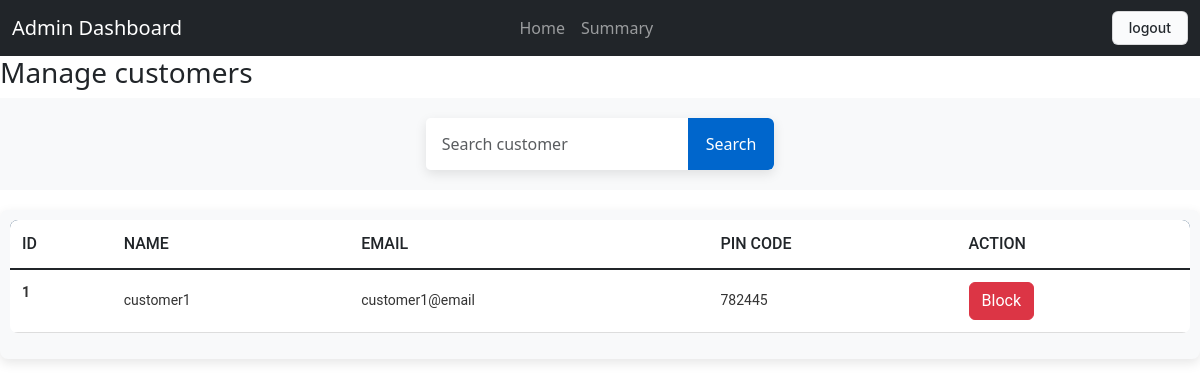
The app's page /all_customers (signed in) with its own data.
### application/models.py (models this page shows)
class Customer(db.Model):
    id=db.Column(db.Integer, primary_key=True)
    user_id = db.Column(db.Integer, db.ForeignKey('user.id'), nullable = False)
    user = db.relationship('User', back_populates='customer')
    fullname= db.Column(db.String(80))
    address= db.Column(db.String(200))
    pincode=db.Column(db.Integer)

class User(db.Model, UserMixin):
    id=db.Column(db.Integer, primary_key=True)
    email= db.Column(db.String(), nullable=False )
    password= db.Column(db.String(), nullable=False)
    is_blocked= db.Column(db.Boolean, default=False)
    professional = db.relationship('Professional',uselist=False, back_populates='user')
    customer = db.relationship('Customer',uselist=False, back_populates='user')
    fs_uniquifier = db.Column(db.String, unique = True, nullable = False)
    active = db.Column(db.Boolean, default = True)
    roles = db.Relationship('Role', backref = 'bearers', secondary='user_roles')

### application/controllers.py (the view)
@app.route('/all_customers')
@login_required
def all_customers():
    search_results = Customer.query.all()
    return render_template('all_customers.html', customers=search_results)

### templates/all_customers.html (shortened to what this page needs)
<!DOCTYPE html>
<html lang="en">
<head>
    <link href="https://cdn.jsdelivr.net/npm/bootstrap@5.3.0-alpha1/dist/css/bootstrap.min.css" rel="stylesheet">
    <link rel="stylesheet" href="/static/common.css">
</head>
<body>
    <nav class="navbar navbar-expand-lg navbar-dark bg-dark">
        <div class="container-fluid">
            <a class="navbar-brand" href="#">Admin Dashboard</a>
          <div class="collapse navbar-collapse" id="navbarNav" >
              <ul class="navbar-nav ms-auto" style="display: flex; justify-content: center; width: 100%; padding-right: 15%;" >
                  <li class="nav-item"><a class="nav-link" href="/admin">Home</a></li>
                  <li class="nav-item"><a class="nav-link" href="/summary">Summary</a></li>
              </ul>
          </div>
          <div class="nav-link" style="display: flex;">
              <a href="/logout"> <button class="button-4">logout</button></a>
          </div>
        </div>
    </nav>
    <h3>Manage customers</h3>
                <div class="search-container">
                  <form action="/search_customer">
                      <div class="input-group">
                          <input
                              name="result"
                              type="text"
                              class="form-control"
                              placeholder="Search customer"
                              aria-label="Search for customers"
                              aria-describedby="button-addon2"
                          />
                          <button
                              class="btn"
                              type="submit"
                              id="button-addon2">
                              Search
                          </button>
                      </div>
                  </form>
              </div>
                <div class="tableMain" >
                    <table class="table">
                        <thead>
                          <tr>
                            <th scope="col">ID</th>
                            <th scope="col">Name</th>
                            <th scope="col">Email</th>
                            <th scope="col">Pin Code</th>
                            <th scope="col">Action</th>
                          </tr>
                        </thead>
                        <tbody class="table-group-divider">
                        {% for cus in customers %}
                          <tr>
                            <th scope="row">{{loop.index}}</th>
                            <td>{{cus.fullname}}</td>
                            <td>{{cus.user.email}}</td>
                            <td> {{cus.pincode}}</td>
                            <td>
                              {% if not cus.user.active %}
                              <a href="user_action/{{cus.user_id}}">
                                <button>Review</button>
                              </a>
                              {% elif not cus.user.is_blocked %}
                              <a href="user_action/{{cus.user_id}}">
                                <button class="btn btn-danger">Block</button>
                              </a>
                              {% else %}
                              <a href="user_action/{{cus.user_id}}">
                                <button class="button-30">Unblock</button>
                              </a>
                              {% endif %}
                            </td>
                          </tr>
                        {% endfor %}
                        </tbody>
                      </table>
                 </div>
</body>
</html>

### static/common.css (style rules this page uses)
.search-container { display: flex; justify-content: center; align-items: center; padding: 20px; background-color: #f8f9fa; }
.input-group { max-width: 600px; width: 100%; box-shadow: 0 4px 12px rgba(0, 0, 0, 0.1); border-radius: 5px; overflow: hidden; }
.input-group .form-control { border: none; padding: 14px 16px; font-size: 16px; border-radius: 0; outline: none; transition: box-shadow 0.3s ease; }
.input-group .btn { border: none; background-color: #0066cc; color: white; padding: 13px 18px; font-size: 16px; cursor: pointer; transition: background-color 0.3s ease; }
.tableMain { width: 100%; overflow-x: auto; margin: 20px 0; padding: 10px; background-color: #f8f9fa; border-radius: 8px; box-shadow: 0 4px 12px rgba(0, 0, 0, 0.1); }
.table { width: 100%; border-collapse: collapse; font-family: 'Roboto', sans-serif; text-align: left; background-color: white; border-radius: 8px; overflow: hidden; }
.table thead { background-color: #012a52; color: white; font-size: 16px; text-transform: uppercase; }
.table thead th { padding: 12px; font-weight: 500; }
.table tbody tr { border-bottom: 1px solid #ddd; transition: background-color 0.2s ease; }
.table tbody td, .table tbody th { padding: 12px; font-size: 14px; color: #333; }
.table tbody td { vertical-align: middle; }
.button-4 { appearance: none; background-color: #FAFBFC; border: 1px solid rgba(27, 31, 35, 0.15); border-radius: 6px; box-shadow: rgba(27, 31, 35, 0.04) 0 1px 0, rgba(255, 255, 255, 0.25) 0 1px 0 inset; box-sizing: border-box; color: #24292E; cursor: pointer; display: inline-block; font-family: -apple-system, system-ui, "Segoe UI", Helvetica, Arial, sans-serif, "Apple Color Emoji", "Segoe UI Emoji"; font-size: 14px; font-weight: 500; line-height: 20px; list-style: none; padding: 6px 16px; position: relative; transition: background-color 0.2s cubic-bezier(0.3, 0, 0.5, 1); user-select: none; -webkit-user-select: none; touch-action: manipulation; vertical-align: middle; white-space: nowrap; word-wrap: break-word; }
.button-4:before { display: none; }

### records on screen
Customer: fullname "customer1", user.email "customer1@email", pincode "782445"
